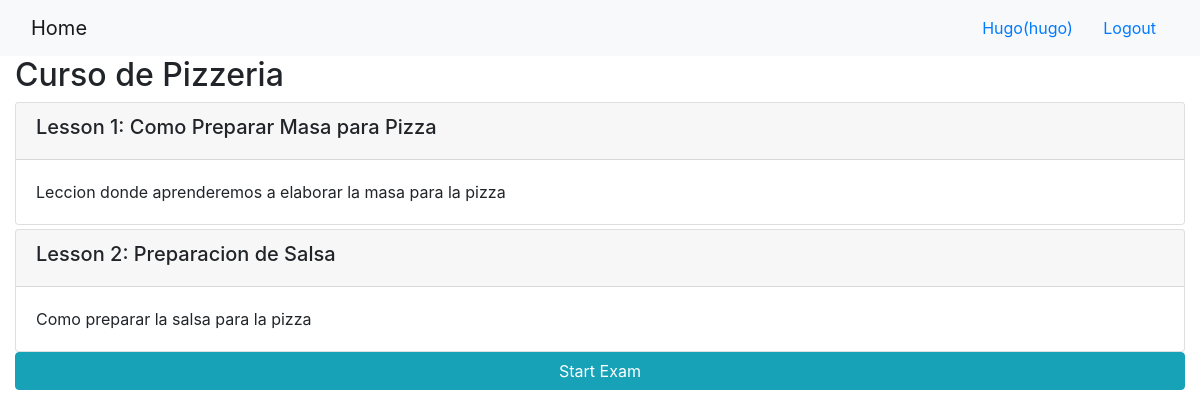
The app's page /onlinecourse/3/ (signed in) with its own data.
### onlinecourse/models.py (models this page shows, shortened)
class Course(models.Model):
    name = models.CharField(null=False, max_length=30, default='online course')
    image = models.ImageField(upload_to='course_images/')
    description = models.CharField(max_length=1000)
    pub_date = models.DateField(null=True)
    instructors = models.ManyToManyField(Instructor)
    users = models.ManyToManyField(settings.AUTH_USER_MODEL, through='Enrollment')
    total_enrollment = models.IntegerField(default=0)
    is_enrolled = False

class Lesson(models.Model):
    title = models.CharField(max_length=200, default="title")
    order = models.IntegerField(default=0)
    course = models.ForeignKey(Course, on_delete=models.CASCADE)
    content = models.TextField()

### onlinecourse/views.py (the view)
# urls.py: path('<int:pk>/', views.CourseDetailView.as_view(), name='course_details'),
class CourseDetailView(generic.DetailView):
    model = Course
    template_name = 'onlinecourse/course_detail_bootstrap.html'

### onlinecourse/templates/onlinecourse/course_detail_bootstrap.html (shortened to what this page needs)
<!DOCTYPE html>
<html lang="en">
<head>
    {% load static %}
    <link rel="stylesheet" href="https://maxcdn.bootstrapcdn.com/bootstrap/4.5.2/css/bootstrap.min.css">
</head>
<body>
    <nav class="navbar navbar-light bg-light">
        <div class="container-fluid">
            <div class="navbar-header">
                  <a class="navbar-brand" href="{% url 'onlinecourse:index' %}">Home</a>
            </div>
            <ul class="nav navbar-nav navbar-right">
                {% if user.is_authenticated %}
                <li>
                    <a class="btn btn-link" href="#">{{ user.first_name }}({{ user.username }})</a>
                    <a class="btn btn-link" href="{% url 'onlinecourse:logout' %}">Logout</a>
                </li>
                {% endif %}
            </ul>
        </div>
    </nav>
    <div class="container-fluid">
        <h2>{{ course.name }}</h2>
        <div class="card-columns-vertical">
            {% for lesson in course.lesson_set.all %}
                <div class="card mt-1 lesson">
                    <div class="card-header"><h5>Lesson {{lesson.order|add:1}}: {{lesson.title}}</h5></div>
                    <div class="card-body">{{lesson.content}}</div>
                </div>
            {% endfor %}
            {% if user.is_authenticated %}
                <button class="btn btn-info btn-block" id="startExam" data-toggle="collapse" data-target="#exam{{course.id}}">Start Exam</button>
            {% endif %}
        </div>
    </div>
</body>
</html>

### records on screen
Course: name "Curso de Pizzeria"
Lesson: order|add "1", title "Como Preparar Masa para Pizza", content "Leccion donde aprenderemos a elaborar la masa para la pizza"
Lesson: order|add "2", title "Preparacion de Salsa", content "Como preparar la salsa para la pizza"

### other values on screen
{{ user.first_name }} "Hugo"
{{ user.username }} "hugo"
